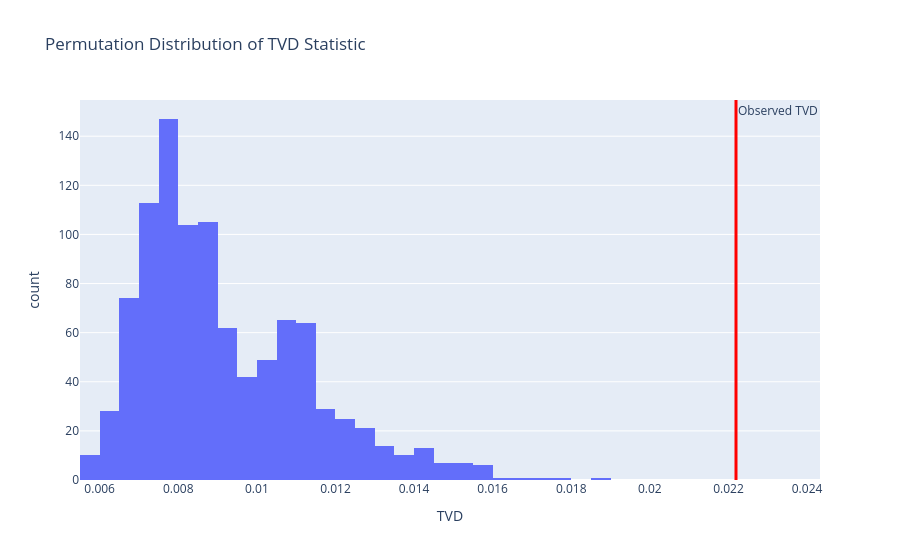

The notebook cell this image was saved under:
### Code cell
missing = cleaned_df["Total_price (cents / kWh)"].isna()

obs_tvd = tvd_stat(cleaned_df, missing, "Year")

perm_stats = []

for _ in range(1000):
    shuffled = pd.Series(np.random.permutation(missing), index=missing.index)
    perm_stats.append(tvd_stat(cleaned_df, shuffled, "Year"))

fig = px.histogram(
    perm_stats,
    nbins=40,
    title="Permutation Distribution of TVD Statistic",
    labels={"value": "TVD"},
)

fig.add_vline(
    x=obs_tvd,
    line_color="red",
    line_width=3,
    annotation_text="Observed TVD",
    annotation_position="top right",
)

fig.update_layout(showlegend=False)

fig.show()

# fig.write_html(
#     "/Users/wuyuming/Desktop/proj_4/proj04_page/graph/total_price_missing_perm.html"
# )

### Figure 1 — Plotly figure (JSON) as saved in the notebook; plotly's stock layout.template omitted (floating-point values rounded to 4 significant figures; data arrays with more than 128 entries replaced by an {"elided": "..."} marker saying what was removed)
{"data": [{"alignmentgroup": "True", "bingroup": "x", "hovertemplate": "variable=0<br>TVD=%{x}<br>count=%{y}<extra></extra>", "legendgroup": "0", "marker": {"color": "#636efa", "pattern": {"shape": ""}}, "name": "0", "nbinsx": 40, "offsetgroup": "0", "orientation": "v", "showlegend": true, "type": "histogram", "x": {"elided": "1000 float values"}, "xaxis": "x", "yaxis": "y"}], "layout": {"annotations": [{"showarrow": false, "text": "Observed TVD", "x": 0.02219, "xanchor": "left", "xref": "x", "y": 1, "yanchor": "top", "yref": "y domain"}], "barmode": "relative", "legend": {"title": {"text": "variable"}, "tracegroupgap": 0}, "shapes": [{"line": {"color": "red", "width": 3}, "type": "line", "x0": 0.02219, "x1": 0.02219, "xref": "x", "y0": 0, "y1": 1, "yref": "y domain"}], "showlegend": false, "title": {"text": "Permutation Distribution of TVD Statistic"}, "xaxis": {"anchor": "y", "domain": [0, 1], "title": {"text": "TVD"}}, "yaxis": {"anchor": "x", "domain": [0, 1], "title": {"text": "count"}}}}
